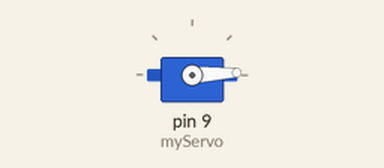
This sketch was run on a simulated Arduino Uno, built with avr-gcc and run on an emulated ATmega328P. Parts: servo.

Above: at 0.05 s.
At 1.3 s:
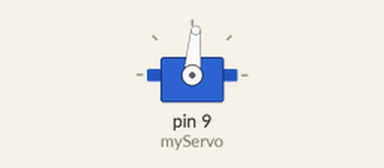
At 2.55 s:
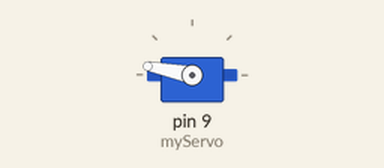
At 5.1 s:
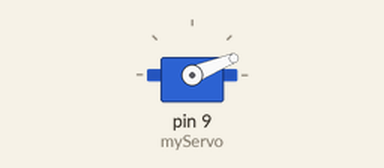
Timing chart, 0 to 7.1 s (numbered marks = the images above):
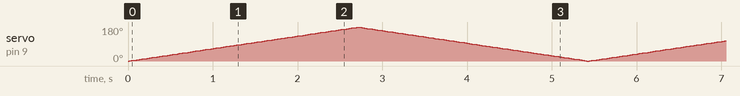

The sketch:

Mood_Cue.ino
```cpp
#include <Servo.h>
Servo myServo;
int const potPin = A0;
int potVal;
int angle;
void setup() {
  myServo.attach(9);
  Serial.begin(9600);
}

void loop() {
//  potVal = analogRead(potPin);
//  Serial.print("potval: ");
//  Serial.print(potVal);
//  angle = map(potVal, 0, 1023, 0, 179);
//  Serial.print(", angle: ");
//  Serial.println(angle);
//  myServo.write(angle);
//  delay(15);
  for(int i=0; i <= 179; i++){
    myServo.write(i);
    delay(15);
  }
  for(int i=179; i >= 0; i--){
    myServo.write(i);
    delay(15);
  }
}
```
